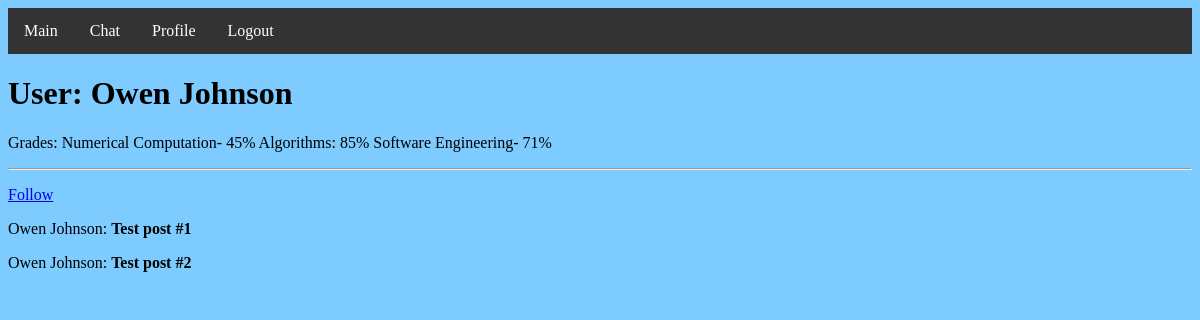
Screenshot of /user/Owen Johnson (signed in) with the database file from the repository.
### app/models.py (models this page shows, shortened)
class User(UserMixin, db.Model):
    id = db.Column(db.Integer, primary_key=True)
    username = db.Column(db.String(64), index=True, unique=True)
    email = db.Column(db.String(120), index=True, unique=True)
    password_hash = db.Column(db.String(128))
    posts = db.relationship('Post', backref='author', lazy='dynamic')
    about_me = db.Column(db.String(140))
    followed = db.relationship(
        'User', secondary=followers,
        primaryjoin=(followers.c.follower_id == id),
        secondaryjoin=(followers.c.followed_id == id),
        backref=db.backref('followers', lazy='dynamic'), lazy='dynamic')
    def is_following(self, user):
        return self.followed.filter(
            followers.c.followed_id == user.id).count() > 0

### app/routes.py (the view)
@app.route('/user/<username>')
@login_required
def user(username):
    user = User.query.filter_by(username=username).first_or_404()
    posts = [
        {'author': user, 'body': 'Test post #1'},
        {'author': user, 'body': 'Test post #2'}
    ]
    return render_template('user.html', user=user, posts=posts)

### app/models.py (called while the page is built)
@login.user_loader
def load_user(id):
    return User.query.get(int(id))

### app/templates/user.html
{% extends "base.html" %}
{% block content %}
    <h1>User: {{ user.username }}</h1>
    {% if user.about_me %}<p>{{ user.about_me }}</p>{% endif %}
    <hr>
    {% if user == current_user %}
      <p><a href="{{ url_for('edit_profile') }}">Edit your profile</a></p>
      <p>{{ user.followers.count() }} followers, {{ user.followed.count() }} following.</p>
      {% elif not current_user.is_following(user) %}
        <p><a href="{{ url_for('follow', username=user.username) }}">Follow</a></p>
      {% else %}
        <p><a href="{{ url_for('unfollow', username=user.username) }}">Unfollow</a></p>
      {% endif %}
    {% for post in posts %}
    <p>
    {{ post.author.username }}: <b>{{ post.body }}</b>
    </p>
    {% endfor %}
{% endblock %}

### rows the page displays
User: username "Owen Johnson", about_me "Grades: Numerical Computation- 45% Algorithms: 85% Software Engineering- 71%", author.username "Owen Johnson" "Owen Johnson"

### other values shown
{{ post.body }} "Test post #1" "Test post #2"
